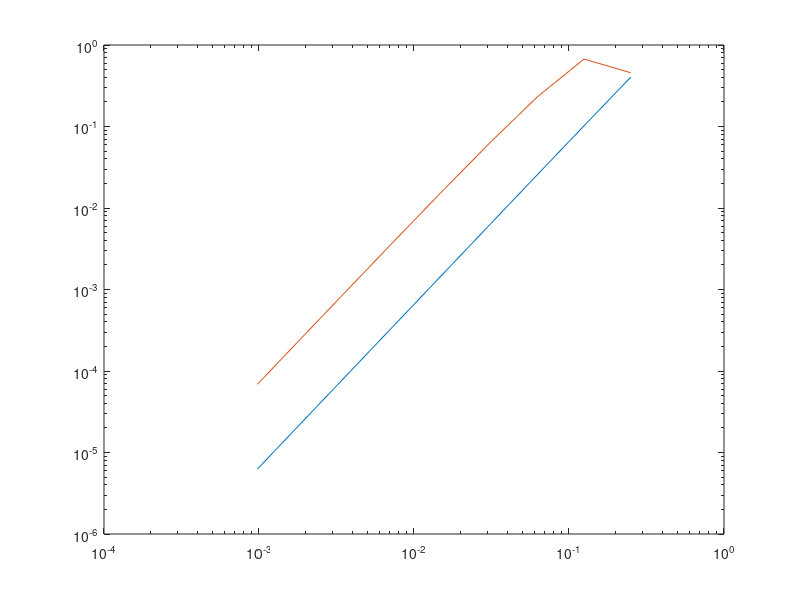

Write MATLAB code to recreate this figure.

%function second_central_df (f,x)
f=@(x)cos(pi*x);
x=0.2;
    format long
    for i=2:10
        n(i-1) = 2^i;
        h(i-1) = 1/n(i-1);
    end
    h
%     n=n(2:end)
%     h=1./n
    df_=[]
    dfr_=[]
    errc_=[]
    errr_=[]
    for i=1:length(h)
    df=[1 -2 1]*[f(x+h(i)) f(x) f(x-h(i))]'/h(i)^2;
    dfr=(1/h(i)^2)*(2*f(x)-5*f(x+h(i))+4*f(x+2*h(i))-f(x+3*h(i)));
    df_=[df_;df];
    dfr_=[dfr_;dfr];
    errc=abs(-(pi^2)*cos(pi*x)-df);
    errc_=[errc_;errc]
    errr=abs(-(pi^2)*cos(pi*x)-dfr);
    errr_=[errr_;errr]
    end
    figure();
    loglog(h,errc_,h,errr_);
    %error of first one is bigger
    
%end

